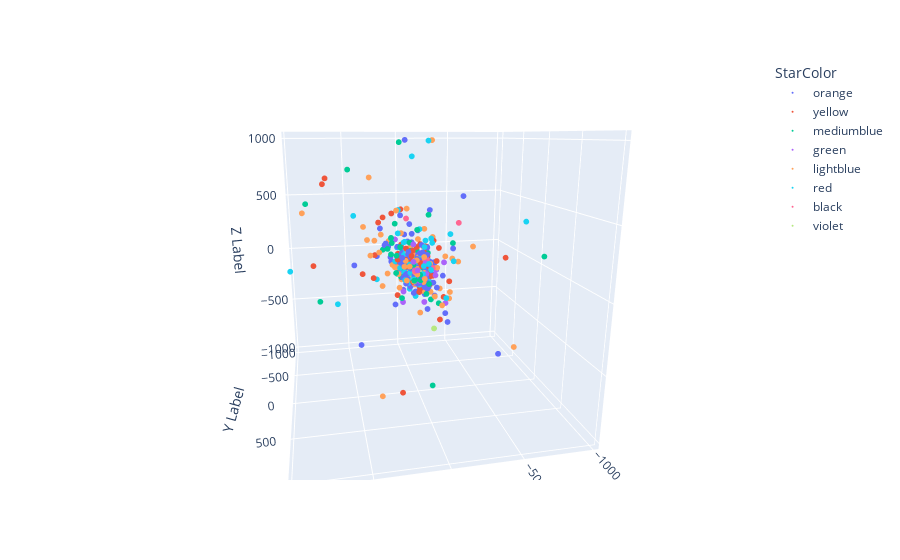

The notebook cell this image was saved under:
### Code cell
fig = px.scatter_3d(df, x='x', y='y', z='z', size_max=2, color = df['StarColor'], hover_data = [ 'HR', 'Distance', 'radial_velocity'])


fig. update_traces (marker = dict (size=2), selector = dict (mode= 'markers'))

fig.update_layout(scene=dict(xaxis_title='X Label',
                             yaxis_title='Y Label',
                             zaxis_title='Z Label'))

fig.show()

### Figure 1 — Plotly figure (JSON) as saved in the notebook; plotly's stock layout.template omitted (floating-point values rounded to 4 significant figures; data arrays with more than 128 entries replaced by an {"elided": "..."} marker saying what was removed)
{"data": [{"customdata": {"elided": "652x3 mixed values"}, "hovertemplate": "StarColor=orange<br>x=%{x}<br>y=%{y}<br>z=%{z}<br>HR=%{customdata[0]}<br>Distance=%{customdata[1]}<br>radial_velocity=%{customdata[2]}<extra></extra>", "legendgroup": "orange", "marker": {"color": "#636efa", "size": 2, "symbol": "circle"}, "mode": "markers", "name": "orange", "scene": "scene", "showlegend": true, "type": "scatter3d", "x": {"elided": "652 float values"}, "y": {"elided": "652 float values"}, "z": {"elided": "652 float values"}}, {"customdata": {"elided": "558x3 mixed values"}, "hovertemplate": "StarColor=yellow<br>x=%{x}<br>y=%{y}<br>z=%{z}<br>HR=%{customdata[0]}<br>Distance=%{customdata[1]}<br>radial_velocity=%{customdata[2]}<extra></extra>", "legendgroup": "yellow", "marker": {"color": "#EF553B", "size": 2, "symbol": "circle"}, "mode": "markers", "name": "yellow", "scene": "scene", "showlegend": true, "type": "scatter3d", "x": {"elided": "558 float values"}, "y": {"elided": "558 float values"}, "z": {"elided": "558 float values"}}, {"customdata": {"elided": "199x3 mixed values"}, "hovertemplate": "StarColor=mediumblue<br>x=%{x}<br>y=%{y}<br>z=%{z}<br>HR=%{customdata[0]}<br>Distance=%{customdata[1]}<br>radial_velocity=%{customdata[2]}<extra></extra>", "legendgroup": "mediumblue", "marker": {"color": "#00cc96", "size": 2, "symbol": "circle"}, "mode": "markers", "name": "mediumblue", "scene": "scene", "showlegend": true, "type": "scatter3d", "x": {"elided": "199 float values"}, "y": {"elided": "199 float values"}, "z": {"elided": "199 float values"}}, {"customdata": {"elided": "551x3 mixed values"}, "hovertemplate": "StarColor=green<br>x=%{x}<br>y=%{y}<br>z=%{z}<br>HR=%{customdata[0]}<br>Distance=%{customdata[1]}<br>radial_velocity=%{customdata[2]}<extra></extra>", "legendgroup": "green", "marker": {"color": "#ab63fa", "size": 2, "symbol": "circle"}, "mode": "markers", "name": "green", "scene": "scene", "showlegend": true, "type": "scatter3d", "x": {"elided": "551 float values"}, "y": {"elided": "551 float values"}, "z": {"elided": "551 float values"}}, {"customdata": {"elided": "552x3 mixed values"}, "hovertemplate": "StarColor=lightblue<br>x=%{x}<br>y=%{y}<br>z=%{z}<br>HR=%{customdata[0]}<br>Distance=%{customdata[1]}<br>radial_velocity=%{customdata[2]}<extra></extra>", "legendgroup": "lightblue", "marker": {"color": "#FFA15A", "size": 2, "symbol": "circle"}, "mode": "markers", "name": "lightblue", "scene": "scene", "showlegend": true, "type": "scatter3d", "x": {"elided": "552 float values"}, "y": {"elided": "552 float values"}, "z": {"elided": "552 float values"}}, {"customdata": {"elided": "173x3 mixed values"}, "hovertemplate": "StarColor=red<br>x=%{x}<br>y=%{y}<br>z=%{z}<br>HR=%{customdata[0]}<br>Distance=%{customdata[1]}<br>radial_velocity=%{customdata[2]}<extra></extra>", "legendgroup": "red", "marker": {"color": "#19d3f3", "size": 2, "symbol": "circle"}, "mode": "markers", "name": "red", "scene": "scene", "showlegend": true, "type": "scatter3d", "x": {"elided": "173 float values"}, "y": {"elided": "173 float values"}, "z": {"elided": "173 float values"}}, {"customdata": [[158, 35.71, "-033"], [1105, 500, "-022"], [1556, 250, "-008"], [1594, 29.41, "+017"], [2405, 200, "+012"], [2485, 31.25, "+012"], [2486, 31.25, "+009"], [2541, 200, "+032"], [2607, 62.5, "+020"], [2909, 43.48, "-005"], [2910, 43.48, "-006"], [3207, 58.82, "+035"], [3541, 142.9, "-001"], [4223, 26.32, "+010"], [4846, 500, "+012"], [7564, 83.33, "-002"], [7828, 83.33, "-020"], [8435, 62.5, "-015"]], "hovertemplate": "StarColor=black<br>x=%{x}<br>y=%{y}<br>z=%{z}<br>HR=%{customdata[0]}<br>Distance=%{customdata[1]}<br>radial_velocity=%{customdata[2]}<extra></extra>", "legendgroup": "black", "marker": {"color": "#FF6692", "size": 2, "symbol": "circle"}, "mode": "markers", "name": "black", "scene": "scene", "showlegend": true, "type": "scatter3d", "x": [4.595, 127.5, 70.3, 2.857, -24.87, -3.677, -3.676, -36.05, -14.12, -15.95, -15.95, -21.35, -94.52, -21.83, -344.0, 32.46, 32.47, 51.96], "y": [0.8059, 185.8, 231.9, 11.22, 154.7, 17.22, 17.22, 152.5, 55.03, 36.55, 36.55, 33.66, 98.41, 6.993, -68.64, -61.97, -43.46, -27.78], "z": [35.41, 446.4, 61.54, 27.04, 124.4, 25.82, 25.82, 124.3, -26.05, -17.32, -17.32, -43.26, 42.32, 12.92, 356.3, 45.28, 63.26, 20.84]}, {"customdata": [[1852, 71.43, "+016"], [1879, 142.9, "+034"], [1895, 1000, "+033"], [1899, 40, "+022"], [1931, 142.9, "+029"], [1948, 41.67, "+018"], [6175, 333.3, "-015"], [7589, 111.1, "-006"], [7767, 142.9, "-007"], [8469, 166.7, "-074"]], "hovertemplate": "StarColor=violet<br>x=%{x}<br>y=%{y}<br>z=%{z}<br>HR=%{customdata[0]}<br>Distance=%{customdata[1]}<br>radial_velocity=%{customdata[2]}<extra></extra>", "legendgroup": "violet", "marker": {"color": "#B6E880", "size": 2, "symbol": "circle"}, "mode": "markers", "name": "violet", "scene": "scene", "showlegend": true, "type": "scatter3d", "x": [8.703, 15.23, 107.2, 4.257, 13.22, 3.492, -115.9, 35.55, 61.36, 75.48], "y": [70.9, 139.9, 989.8, 39.56, 142.1, 41.5, -306.5, -66.88, -89.18, -38.66], "z": [-0.373, 24.65, -93.93, -4.119, -6.48, -1.413, -61.13, 81.3, 93.22, 143.5]}], "layout": {"autosize": true, "legend": {"title": {"text": "StarColor"}, "tracegroupgap": 0}, "margin": {"t": 60}, "scene": {"aspectmode": "auto", "aspectratio": {"x": 0.9898, "y": 1.002, "z": 1.009}, "camera": {"center": {"x": 0, "y": 0, "z": 0}, "eye": {"x": 0.3791, "y": 1.805, "z": 0.4923}, "projection": {"type": "perspective"}, "up": {"x": 0, "y": 0, "z": 1}}, "domain": {"x": [0, 1], "y": [0, 1]}, "xaxis": {"title": {"text": "X Label"}, "type": "linear"}, "yaxis": {"title": {"text": "Y Label"}, "type": "linear"}, "zaxis": {"title": {"text": "Z Label"}, "type": "linear"}}}}
